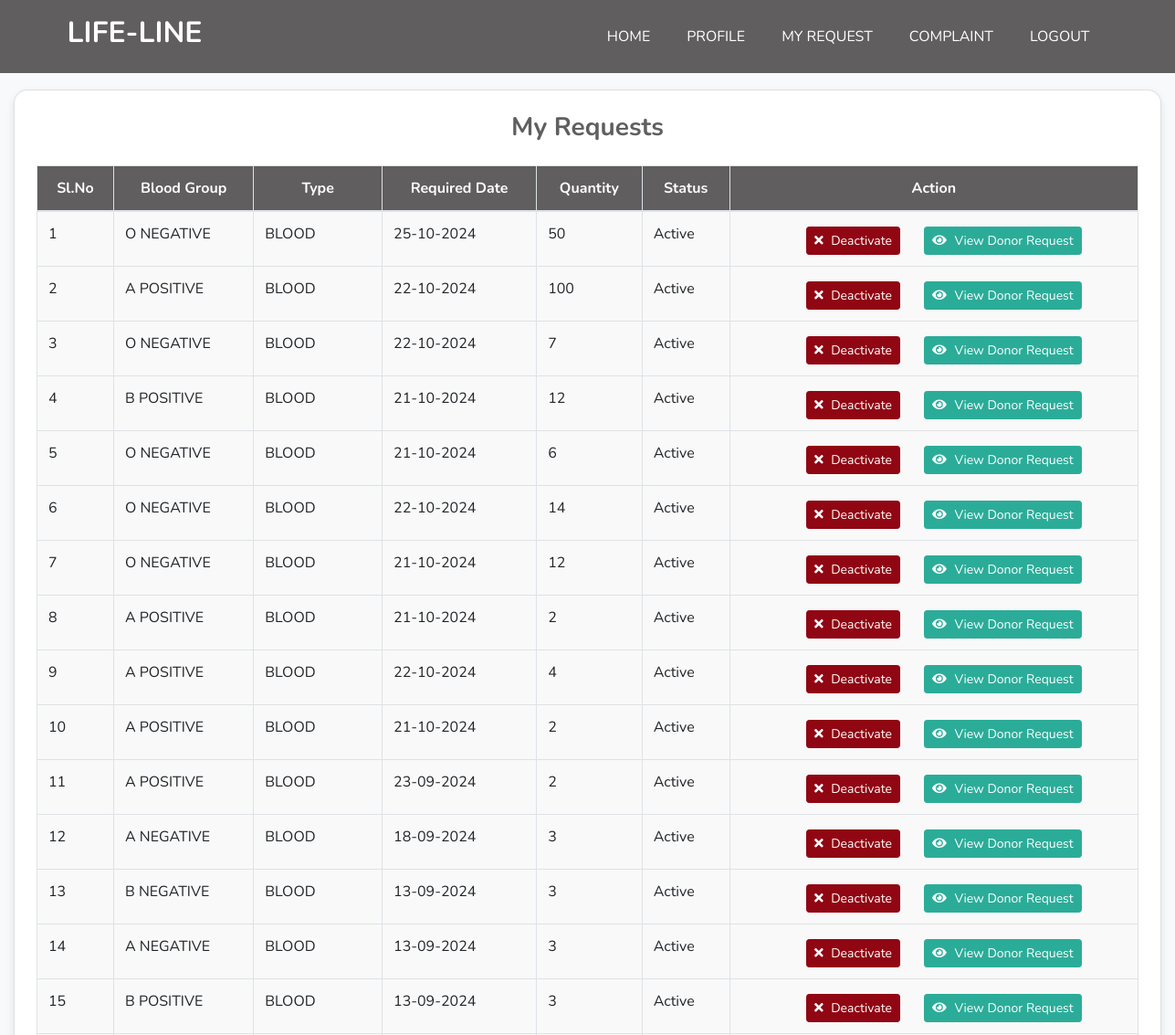
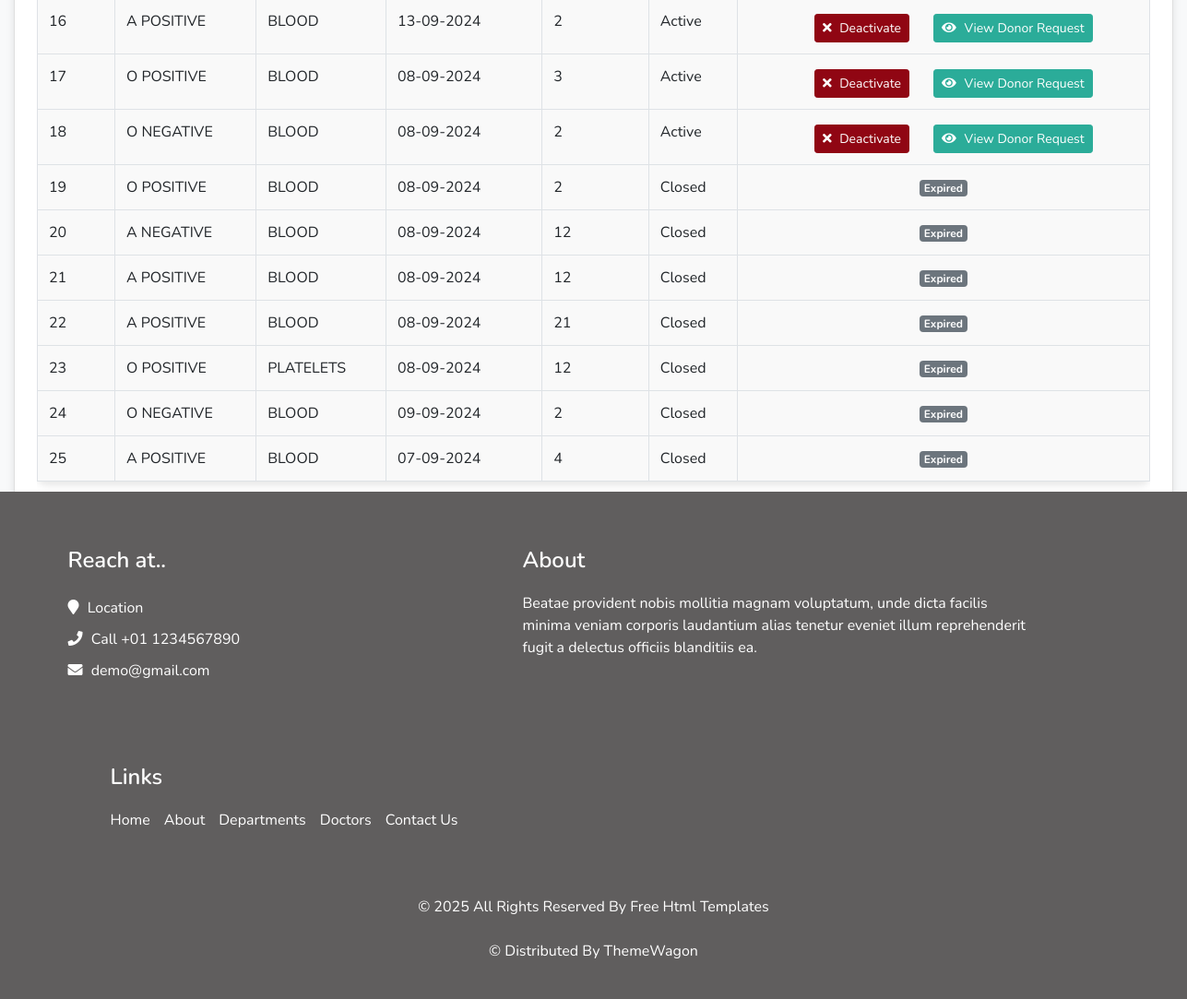
Page /Project/User/Myrequest.php (signed in) on the committed database (2 pictures, top to bottom).
### tables this page shows
CREATE TABLE `tbl_request` (
  `request_id` int(100) NOT NULL,
  `bloodgroup_id` varchar(100) NOT NULL,
  `type_id` varchar(100) NOT NULL,
  `place_id` varchar(100) NOT NULL,
  `request_requireddate` varchar(12) NOT NULL,
  `request_requestdate` varchar(12) NOT NULL,
  `request_quantity` varchar(100) NOT NULL,
  `user_id` int(100) NOT NULL,
  `request_status` int(11) NOT NULL DEFAULT 0,
  `userinfo_id` int(11) NOT NULL
);

CREATE TABLE `tbl_bloodgroup` (
  `blood_id` int(10) NOT NULL,
  `blood_group` text NOT NULL
);

CREATE TABLE `tbl_type` (
  `type_id` int(10) NOT NULL,
  `type_name` varchar(100) NOT NULL
);

### Project/User/Myrequest.php (the view, shortened to what this page needs)
<?php
include('../Assets/Connection/connection.php');
include("Head.php");
$myrequest = "SELECT * FROM tbl_request r
              INNER JOIN tbl_bloodgroup b ON r.bloodgroup_id = b.blood_id
              INNER JOIN tbl_type t ON t.type_id = r.type_id
              WHERE user_id = '" . $_SESSION['uid'] . "'
              ORDER BY request_id DESC";
?>
<!DOCTYPE html>
<html lang="en">
<head>
    <link href="https://cdnjs.cloudflare.com/ajax/libs/font-awesome/5.15.3/css/all.min.css" rel="stylesheet">
    <link href="Assets/Templates/Main/css/style.css" rel="stylesheet">
</head>
<body>
<div class="container-fluid mt-5">
    <div class="row justify-content-center h-100">
        <div class="col-12 h-100">
            <div class="card p-4 h-100" style="min-height: 100vh;">
                <h3 class="card-title mb-4 text-center">My Requests</h3>
                <form id="form1" name="form1" method="post" action="">
                    <div class="table-responsive h-100">
                        <table class="table table-bordered table-striped">
                            <thead>
                                <tr>
                                    <th scope="col">Sl.No</th>
                                    <th scope="col">Blood Group</th>
                                    <th scope="col">Type</th>
                                    <th scope="col">Required Date</th>
                                    <th scope="col">Quantity</th>
                                    <th scope="col">Status</th>
                                    <th scope="col">Action</th>
                                </tr>
                            </thead>
                            <tbody>
                                <?php
                                $resprofile = $Conn->query($myrequest);
                                $i = 0;
                                while ($datauser = $resprofile->fetch_assoc()) {
                                    $i++;
                                    ?>
                                    <tr>
                                        <td><?php echo $i ?></td>
                                        <td><?php echo $datauser['blood_group'] ?></td>
                                        <td><?php echo $datauser['type_name'] ?></td>
                                        <td><?php
                                            $date = $datauser['request_requireddate'];
                                            $formattedDate = date('d-m-Y', strtotime($date));
                                            echo $formattedDate;
                                        ?></td>
                                        <td><?php echo $datauser['request_quantity'] ?></td>
                                        <td>
                                            <?php
                                            if ($datauser['request_status'] == 0) {
                                                echo "Active";
                                            } else {
                                                echo "Closed";
                                            }
                                            ?>
                                        </td>
                                        <td class="text-center">
                                            <?php
                                            if ($datauser['request_status'] == 0) {
                                                ?>
                                               <a href="Myrequest.php?request_id=<?php echo $datauser['request_id'] ?>" class="btn btn-danger btn-sm">
    <i class="fas fa-times"></i> Deactivate
</a>
<a href="donorrequest.php?rid=<?php echo $datauser['request_id'] ?>" class="btn btn-info btn-sm mt-1">
    <i class="fas fa-eye"></i> View Donor Request
</a>
                                                <?php
                                            } else {
                                                ?>
                                                <span class="badge badge-secondary">Expired</span>
<?php
                                            }
                                            ?>
                                        </td>
                                    </tr>
                                    <?php
                                }
                                ?>
                            </tbody>
                        </table>
                    </div>
                </form>
            </div>
        </div>
    </div>
</div>
</body>
</html>
<?php
include('Foot.php');
?>

### Project/User/Head.php (shortened to what this page needs)
<!DOCTYPE html>
<html>
<head>
    <link rel="stylesheet" type="text/css" href="../Assets/Templates/Main/css/bootstrap.css" />
    <link rel="stylesheet" type="text/css"
        href="https://cdnjs.cloudflare.com/ajax/libs/OwlCarousel2/2.3.4/assets/owl.carousel.min.css" />
    <link href="../Assets/Templates/Main/css/font-awesome.min.css" rel="stylesheet" />
    <link href="../Assets/Templates/Main/css/style.css" rel="stylesheet" />
    <link href="../Assets/Templates/Main/css/responsive.css" rel="stylesheet" />
</head>
<body>
    <div class="hero_area">
        <header class="header_section">
            <div class="container">
                <nav class="navbar navbar-expand-lg custom_nav-container ">
                    <a class="navbar-brand" href="../Assets/Templates/Main/index.html">
                        <span>
                            <h2>
                            <b>LIFE-LINE</b>
                            </h2>
                        </span>
                    </a>
                    <div class="collapse navbar-collapse" id="navbarSupportedContent">
                        <ul class="navbar-nav">
                            <li class="nav-item active text-dark">
                                <a class="nav-link" href="Homepage.php">Home <span class="sr-only">(current)</span></a>
                            </li>
                            <li class="nav-item">
                                <a class="nav-link" href="Myprofile.php">Profile</a>
                            </li>
                            <li class="nav-item">
                                <a class="nav-link" href="Myrequest.php">My Request</a>
                            </li>
                            <li class="nav-item">
                                <a class="nav-link" href="Complaint.php">Complaint</a>
                            </li>
                            <li class="nav-item">
                                <a class="nav-link" href="../Guest/Logout.php">Logout</a>
                            </li>
                        </ul>
                    </div>
                </nav>
            </div>
        </header>

### Project/User/Foot.php (shortened to what this page needs)
<footer class="footer_section">
        <div class="container">
            <div class="row">
                <div class="col-md-6 col-lg-3 footer_col">
                    <div class="footer_contact">
                        <h4>
                            Reach at..
                        </h4>
                        <div class="contact_link_box">
                            <a href="">
                                <i class="fa fa-map-marker" aria-hidden="true"></i>
                                <span>
                                    Location
                                </span>
                            </a>
                            <a href="">
                                <i class="fa fa-phone" aria-hidden="true"></i>
                                <span>
                                    Call +01 1234567890
                                </span>
                            </a>
                            <a href="">
                                <i class="fa fa-envelope" aria-hidden="true"></i>
                                <span>
                                    demo@gmail.com
                                </span>
                            </a>
                        </div>
                    </div>
                    <div class="footer_social">
                        <a href="">
                            <i class="fa fa-facebook" aria-hidden="true"></i>
                        </a>
                        <a href="">
                            <i class="fa fa-twitter" aria-hidden="true"></i>
                        </a>
                        <a href="">
                            <i class="fa fa-linkedin" aria-hidden="true"></i>
                        </a>
                        <a href="">
                            <i class="fa fa-instagram" aria-hidden="true"></i>
                        </a>
                    </div>
                </div>
                <div class="col-md-6 col-lg-3 footer_col">
                    <div class="footer_detail">
                        <h4>
                            About
                        </h4>
                        <p>
                            Beatae provident nobis mollitia magnam voluptatum, unde dicta facilis minima veniam corporis
                            laudantium alias tenetur eveniet illum reprehenderit fugit a delectus officiis blanditiis
                            ea.
                        </p>
                    </div>
                </div>
                <div class="col-md-6 col-lg-2 mx-auto footer_col">
                    <div class="footer_link_box">
                        <h4>
                            Links
                        </h4>
                        <div class="footer_links">
                            <a class="active" href="../Assets/Templates/Main/index.html">
                                Home
                            </a>
                            <a class="" href="../Assets/Templates/Main/about.html">
                                About
                            </a>
                            <a class="" href="../Assets/Templates/Main/departments.html">
                                Departments
                            </a>
                            <a class="" href="../Assets/Templates/Main/doctors.html">
                                Doctors
                            </a>
                            <a class="" href="../Assets/Templates/Main/contact.html">
                                Contact Us
                            </a>
                        </div>
                    </div>
                </div>
                <div class="col-md-6 col-lg-3 footer_col ">
                </div>
            </div>
            <div class="footer-info">
                <p>
                    &copy; <span id="displayYear"></span> All Rights Reserved By
                    <a href="https://html.design/">Free Html Templates<br><br></a>
                    &copy; <span id="displayYear"></span> Distributed By
                    <a href="https://themewagon.com/">ThemeWagon</a>
                </p>
            </div>
        </div>
    </footer>
</body>
</html>

### Project/Assets/Templates/Main/css/style.css (style rules this page uses)
body { font-family: 'Nunito', sans-serif; color: #000000; background-color: #fefefe; overflow-x: hidden; }
a, a:hover, a:focus { text-decoration: none; }
.btn, .btn:focus { outline: none !important; -webkit-box-shadow: none; box-shadow: none; }
.hero_area { position: relative; min-height: 100vh; display: -webkit-box; display: -ms-flexbox; display: flex; -webkit-box-orient: vertical; -webkit-box-direction: normal; -ms-flex-direction: column; flex-direction: column; }
.header_section { padding: 15px 0; }
.navbar-brand span { font-weight: bold; font-size: 24px; color: #ffffff; text-transform: uppercase; }
.custom_nav-container { padding: 0; }
.custom_nav-container .navbar-nav { margin-left: auto; }
.custom_nav-container .navbar-nav .nav-item .nav-link { padding: 5px 20px; color: #ffffff; text-align: center; text-transform: uppercase; border-radius: 5px; -webkit-transition: all 0.3s; transition: all 0.3s; }
.footer_section { background: #801717; color: #ffffff; padding: 60px 0 15px 0; position: relative; }
.footer_section h4 { font-weight: 600; margin-bottom: 20px; }
.footer_section .footer_col { margin-bottom: 30px; }
.footer_section .footer_contact .contact_link_box { display: -webkit-box; display: -ms-flexbox; display: flex; -webkit-box-orient: vertical; -webkit-box-direction: normal; -ms-flex-direction: column; flex-direction: column; }
.footer_section .footer_contact .contact_link_box a { margin: 5px 0; color: #ffffff; }
.footer_section .footer_contact .contact_link_box a i { margin-right: 5px; }
.footer_section .footer_social { display: -webkit-box; display: -ms-flexbox; display: flex; margin-top: 20px; margin-bottom: 10px; }
.footer_section .footer_social a { display: -webkit-box; display: -ms-flexbox; display: flex; -webkit-box-pack: center; -ms-flex-pack: center; justify-content: center; -webkit-box-align: center; -ms-flex-align: center; align-items: center; color: #ffffff; border-radius: 100%; margin-right: 10px; font-size: 24px; }
.footer_section .footer_links { display: -webkit-box; display: -ms-flexbox; display: flex; -ms-flex-wrap: wrap; flex-wrap: wrap; }
.footer_section .footer_links a { display: -webkit-box; display: -ms-flexbox; display: flex; -webkit-box-align: center; -ms-flex-align: center; align-items: center; margin-right: 15px; margin-bottom: 15px; color: #ffffff; }
.footer_section .footer-info { text-align: center; }
.footer_section .footer-info p { color: #ffffff; padding: 25px 0; margin: 0; }
.footer_section .footer-info p a { color: inherit; }

### Project/Assets/Templates/Main/css/responsive.css (style rules this page uses)
@media (min-width: 1200px) { .container { max-width: 1170px; } }

### Project/User/Head.php (style rules this page uses)
.footer_section { background: #801717 !important; }
.header_section { background-color: #801717 !important; }

### Project/User/Myrequest.php (style rules this page uses)
body { font-family: 'Nunito', sans-serif; background-color: #f8f9fa; }
.card { border-radius: 15px; box-shadow: 0 4px 8px rgba(0, 0, 0, 0.1); margin: 20px 0; }
.card-title { color: #605e5e; font-weight: 700; }
.table { background-color: #ffffff; border-radius: 10px; box-shadow: 0 4px 8px rgba(0, 0, 0, 0.1); }
.table th { background-color: #d26262; color: #ffffff; }
.table td { background-color: #f9f9f9; }
.btn-danger { background-color: #d9534f; border-color: #d9534f; }
.btn-info { background-color: #5bc0de; border-color: #5bc0de; }
.header_section { padding: 12px 0; }
.col-md-6 { -ms-flex: 0 0 50%; flex: 0 0 50%; max-width: 50%; margin-right: -92px; }
th { text-align: center; }
.fas { margin-right: 5px; }
.table th { background-color: #605e5e; color: #ffffff; }
.card-title { color: #900613; font-weight: 700; }
.btn-danger { background-color: #900613; border-color: #900613; }
.btn-info { background-color: #2bac99; border-color: #2bac99; }
.btn-sm { padding: .25rem .5rem; font-size: .875rem; line-height: 1.5; border-radius: .2rem; margin-left: 22px; margin-top: 4px; }
.header_section { background-color: #605e5e !important; }
.footer_section { background: #605e5e !important; }
.card { border-radius: 15px; box-shadow: 0 4px 8px rgba(0, 0, 0, 0.1); margin: -30px 0; }

### rows in the picture
tbl_request: bloodgroup.blood_group "O NEGATIVE", type.type_name "BLOOD", request_requireddate "25-10-2024", request_quantity "50", request_status "Active"
tbl_request: bloodgroup.blood_group "A POSITIVE", type.type_name "BLOOD", request_requireddate "22-10-2024", request_quantity "100", request_status "Active"
tbl_request: bloodgroup.blood_group "O NEGATIVE", type.type_name "BLOOD", request_requireddate "22-10-2024", request_quantity "7", request_status "Active"
tbl_request: bloodgroup.blood_group "B POSITIVE", type.type_name "BLOOD", request_requireddate "21-10-2024", request_quantity "12", request_status "Active"
tbl_request: bloodgroup.blood_group "O NEGATIVE", type.type_name "BLOOD", request_requireddate "21-10-2024", request_quantity "6", request_status "Active"
tbl_request: bloodgroup.blood_group "O NEGATIVE", type.type_name "BLOOD", request_requireddate "22-10-2024", request_quantity "14", request_status "Active"
tbl_request: bloodgroup.blood_group "O NEGATIVE", type.type_name "BLOOD", request_requireddate "21-10-2024", request_quantity "12", request_status "Active"
tbl_request: bloodgroup.blood_group "A POSITIVE", type.type_name "BLOOD", request_requireddate "21-10-2024", request_quantity "2", request_status "Active"
tbl_request: bloodgroup.blood_group "A POSITIVE", type.type_name "BLOOD", request_requireddate "22-10-2024", request_quantity "4", request_status "Active"
tbl_request: bloodgroup.blood_group "A POSITIVE", type.type_name "BLOOD", request_requireddate "21-10-2024", request_quantity "2", request_status "Active"
tbl_request: bloodgroup.blood_group "A POSITIVE", type.type_name "BLOOD", request_requireddate "23-09-2024", request_quantity "2", request_status "Active"
tbl_request: bloodgroup.blood_group "A NEGATIVE", type.type_name "BLOOD", request_requireddate "18-09-2024", request_quantity "3", request_status "Active"
tbl_request: bloodgroup.blood_group "B NEGATIVE", type.type_name "BLOOD", request_requireddate "13-09-2024", request_quantity "3", request_status "Active"
tbl_request: bloodgroup.blood_group "A NEGATIVE", type.type_name "BLOOD", request_requireddate "13-09-2024", request_quantity "3", request_status "Active"
tbl_request: bloodgroup.blood_group "B POSITIVE", type.type_name "BLOOD", request_requireddate "13-09-2024", request_quantity "3", request_status "Active"
tbl_request: bloodgroup.blood_group "A POSITIVE", type.type_name "BLOOD", request_requireddate "13-09-2024", request_quantity "2", request_status "Active"
tbl_request: bloodgroup.blood_group "O POSITIVE", type.type_name "BLOOD", request_requireddate "08-09-2024", request_quantity "3", request_status "Active"
tbl_request: bloodgroup.blood_group "O NEGATIVE", type.type_name "BLOOD", request_requireddate "08-09-2024", request_quantity "2", request_status "Active"
tbl_request: bloodgroup.blood_group "O POSITIVE", type.type_name "BLOOD", request_requireddate "08-09-2024", request_quantity "2", request_status "Closed"
tbl_request: bloodgroup.blood_group "A NEGATIVE", type.type_name "BLOOD", request_requireddate "08-09-2024", request_quantity "12", request_status "Closed"
tbl_request: bloodgroup.blood_group "A POSITIVE", type.type_name "BLOOD", request_requireddate "08-09-2024", request_quantity "12", request_status "Closed"
tbl_request: bloodgroup.blood_group "A POSITIVE", type.type_name "BLOOD", request_requireddate "08-09-2024", request_quantity "21", request_status "Closed"
tbl_request: bloodgroup.blood_group "O POSITIVE", type.type_name "PLATELETS", request_requireddate "08-09-2024", request_quantity "12", request_status "Closed"
tbl_request: bloodgroup.blood_group "O NEGATIVE", type.type_name "BLOOD", request_requireddate "09-09-2024", request_quantity "2", request_status "Closed"
tbl_request: bloodgroup.blood_group "A POSITIVE", type.type_name "BLOOD", request_requireddate "07-09-2024", request_quantity "4", request_status "Closed"
